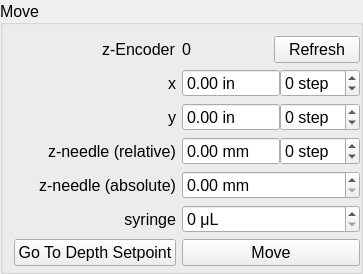
         <widget class="QGroupBox" name="groupMove">
          <property name="enabled">
           <bool>true</bool>
          </property>
          <property name="sizePolicy">
           <sizepolicy hsizetype="Preferred" vsizetype="Preferred">
            <horstretch>0</horstretch>
            <verstretch>0</verstretch>
           </sizepolicy>
          </property>
          <property name="font">
           <font>
            <family>Arial</family>
            <pointsize>12</pointsize>
           </font>
          </property>
          <property name="title">
           <string>Move</string>
          </property>
          <property name="alignment">
           <set>Qt::AlignLeading|Qt::AlignLeft|Qt::AlignVCenter</set>
          </property>
          <property name="flat">
           <bool>false</bool>
          </property>
          <property name="checkable">
           <bool>false</bool>
          </property>
          <layout class="QFormLayout" name="formLayout">
           <property name="labelAlignment">
            <set>Qt::AlignRight|Qt::AlignTrailing|Qt::AlignVCenter</set>
           </property>
           <property name="rightMargin">
            <number>0</number>
           </property>
           <property name="bottomMargin">
            <number>5</number>
           </property>
           <item row="0" column="0">
            <widget class="QLabel" name="labelEncoderStatic">
             <property name="text">
              <string>z-Encoder</string>
             </property>
            </widget>
           </item>
           <item row="0" column="1">
            <layout class="QHBoxLayout" name="horizontalLayout_6">
             <item>
              <widget class="QLabel" name="labelEncoder">
               <property name="frameShape">
                <enum>QFrame::NoFrame</enum>
               </property>
               <property name="frameShadow">
                <enum>QFrame::Raised</enum>
               </property>
               <property name="lineWidth">
                <number>0</number>
               </property>
               <property name="text">
                <string>0</string>
               </property>
              </widget>
             </item>
             <item>
              <widget class="QPushButton" name="buttonRefreshEncoder">
               <property name="text">
                <string>Refresh</string>
               </property>
              </widget>
             </item>
            </layout>
           </item>
           <item row="1" column="0">
            <widget class="QLabel" name="labelX">
             <property name="font">
              <font>
               <family>Arial</family>
               <pointsize>12</pointsize>
              </font>
             </property>
             <property name="toolTip">
              <string>&lt;html&gt;&lt;head/&gt;&lt;body&gt;&lt;p&gt;1 step = .00719 mm. &lt;/p&gt;&lt;p&gt;Command sent with steps and is relative to current position&lt;/p&gt;&lt;/body&gt;&lt;/html&gt;</string>
             </property>
             <property name="text">
              <string>x</string>
             </property>
            </widget>
           </item>
           <item row="1" column="1">
            <layout class="QHBoxLayout" name="horizontalLayout_10">
             <property name="spacing">
              <number>0</number>
             </property>
             <item>
              <widget class="QtcSpinBox" name="spinboxXin">
               <property name="minimumSize">
                <size>
                 <width>0</width>
                 <height>0</height>
                </size>
               </property>
               <property name="toolTip">
                <string>Scroll to change or type to enter a precise value
↵ activates the move command
ALT+↵ sends the move command but in the opposite direction</string>
               </property>
               <property name="buttonSymbols">
                <enum>QAbstractSpinBox::NoButtons</enum>
               </property>
               <property name="suffix">
                <string> in</string>
               </property>
               <property name="minimum">
                <double>-10.640000000000001</double>
               </property>
               <property name="maximum">
                <double>10.640000000000001</double>
               </property>
               <property name="singleStep">
                <double>0.007190000000000</double>
               </property>
               <property name="value">
                <double>0.000000000000000</double>
               </property>
              </widget>
             </item>
             <item>
              <widget class="QtcIntSpinBox" name="spinboxX">
               <property name="sizePolicy">
                <sizepolicy hsizetype="Fixed" vsizetype="Fixed">
                 <horstretch>0</horstretch>
                 <verstretch>0</verstretch>
                </sizepolicy>
               </property>
               <property name="minimumSize">
                <size>
                 <width>80</width>
                 <height>0</height>
                </size>
               </property>
               <property name="maximumSize">
                <size>
                 <width>65</width>
                 <height>16777215</height>
                </size>
               </property>
               <property name="toolTip">
                <string>Scroll to change or type to enter a precise value
↵ activates the move command
ALT+↵ sends the move command but in the opposite direction</string>
               </property>
               <property name="layoutDirection">
                <enum>Qt::LeftToRight</enum>
               </property>
               <property name="buttonSymbols">
                <enum>QAbstractSpinBox::UpDownArrows</enum>
               </property>
               <property name="suffix">
                <string> step</string>
               </property>
               <property name="minimum">
                <number>-1480</number>
               </property>
               <property name="maximum">
                <number>1480</number>
               </property>
              </widget>
             </item>
            </layout>
           </item>
           <item row="2" column="0">
            <widget class="QLabel" name="labelY">
             <property name="font">
              <font>
               <family>Arial</family>
               <pointsize>12</pointsize>
              </font>
             </property>
             <property name="toolTip">
              <string>&lt;html&gt;&lt;head/&gt;&lt;body&gt;&lt;p&gt;1 step = .00719 mm. &lt;/p&gt;&lt;p&gt;Command sent with steps and is relative to current position&lt;/p&gt;&lt;/body&gt;&lt;/html&gt;</string>
             </property>
             <property name="text">
              <string>y</string>
             </property>
            </widget>
           </item>
           <item row="2" column="1">
            <layout class="QHBoxLayout" name="horizontalLayout_Y">
             <property name="spacing">
              <number>0</number>
             </property>
             <item>
              <widget class="QtcSpinBox" name="spinboxYin">
               <property name="minimumSize">
                <size>
                 <width>0</width>
                 <height>0</height>
                </size>
               </property>
               <property name="toolTip">
                <string>Scroll to change or type to enter a precise value
↵ activates the move command
ALT+↵ sends the move command but in the opposite direction</string>
               </property>
               <property name="statusTip">
                <string/>
               </property>
               <property name="buttonSymbols">
                <enum>QAbstractSpinBox::NoButtons</enum>
               </property>
               <property name="suffix">
                <string> in</string>
               </property>
               <property name="decimals">
                <number>2</number>
               </property>
               <property name="minimum">
                <double>-14.020000000000000</double>
               </property>
               <property name="maximum">
                <double>14.020000000000000</double>
               </property>
               <property name="singleStep">
                <double>0.007190000000000</double>
               </property>
              </widget>
             </item>
             <item>
              <widget class="QtcIntSpinBox" name="spinboxY">
               <property name="sizePolicy">
                <sizepolicy hsizetype="Fixed" vsizetype="Fixed">
                 <horstretch>0</horstretch>
                 <verstretch>0</verstretch>
                </sizepolicy>
               </property>
               <property name="minimumSize">
                <size>
                 <width>80</width>
                 <height>0</height>
                </size>
               </property>
               <property name="maximumSize">
                <size>
                 <width>65</width>
                 <height>16777215</height>
                </size>
               </property>
               <property name="toolTip">
                <string>Scroll to change or type to enter a precise value
↵ activates the move command
ALT+↵ sends the move command but in the opposite direction</string>
               </property>
               <property name="buttonSymbols">
                <enum>QAbstractSpinBox::UpDownArrows</enum>
               </property>
               <property name="suffix">
                <string> step</string>
               </property>
               <property name="minimum">
                <number>-1950</number>
               </property>
               <property name="maximum">
                <number>1950</number>
               </property>
              </widget>
             </item>
            </layout>
           </item>
           <item row="3" column="0">
            <widget class="QLabel" name="labelZ">
             <property name="font">
              <font>
               <family>Arial</family>
               <pointsize>12</pointsize>
              </font>
             </property>
             <property name="toolTip">
              <string>1 step = .05 mm.&lt;br/&gt; Command sent with steps and is relative to current position&lt;br/&gt;Positive values move the needle down</string>
             </property>
             <property name="text">
              <string>z-needle (relative)</string>
             </property>
            </widget>
           </item>
           <item row="3" column="1">
            <layout class="QHBoxLayout" name="horizontalLayout_Z">
             <property name="spacing">
              <number>0</number>
             </property>
             <item>
              <widget class="QtcSpinBox" name="spinboxZmm">
               <property name="toolTip">
                <string>Scroll to change or type to enter a precise value
↵ activates the move command
ALT+↵ sends the move command but in the opposite direction</string>
               </property>
               <property name="buttonSymbols">
                <enum>QAbstractSpinBox::NoButtons</enum>
               </property>
               <property name="prefix">
                <string/>
               </property>
               <property name="suffix">
                <string> mm</string>
               </property>
               <property name="decimals">
                <number>2</number>
               </property>
               <property name="minimum">
                <double>-175.000000000000000</double>
               </property>
               <property name="maximum">
                <double>175.000000000000000</double>
               </property>
               <property name="singleStep">
                <double>0.050000000000000</double>
               </property>
              </widget>
             </item>
             <item>
              <widget class="QtcIntSpinBox" name="spinboxZ">
               <property name="sizePolicy">
                <sizepolicy hsizetype="Maximum" vsizetype="Fixed">
                 <horstretch>0</horstretch>
                 <verstretch>0</verstretch>
                </sizepolicy>
               </property>
               <property name="minimumSize">
                <size>
                 <width>80</width>
                 <height>0</height>
                </size>
               </property>
               <property name="maximumSize">
                <size>
                 <width>65</width>
                 <height>16777215</height>
                </size>
               </property>
               <property name="toolTip">
                <string>Scroll to change or type to enter a precise value
↵ activates the move command
ALT+↵ sends the move command but in the opposite direction</string>
               </property>
               <property name="frame">
                <bool>true</bool>
               </property>
               <property name="buttonSymbols">
                <enum>QAbstractSpinBox::UpDownArrows</enum>
               </property>
               <property name="suffix">
                <string> step</string>
               </property>
               <property name="minimum">
                <number>-3500</number>
               </property>
               <property name="maximum">
                <number>3500</number>
               </property>
              </widget>
             </item>
            </layout>
           </item>
           <item row="4" column="0">
            <widget class="QLabel" name="labelNeedle">
             <property name="sizePolicy">
              <sizepolicy hsizetype="Minimum" vsizetype="Preferred">
               <horstretch>0</horstretch>
               <verstretch>0</verstretch>
              </sizepolicy>
             </property>
             <property name="minimumSize">
              <size>
               <width>158</width>
               <height>0</height>
              </size>
             </property>
             <property name="font">
              <font>
               <family>Arial</family>
               <pointsize>12</pointsize>
              </font>
             </property>
             <property name="toolTip">
              <string>Command is sent in mm units and is an absolute position</string>
             </property>
             <property name="lineWidth">
              <number>1</number>
             </property>
             <property name="text">
              <string>z-needle (absolute)</string>
             </property>
             <property name="alignment">
              <set>Qt::AlignRight|Qt::AlignTrailing|Qt::AlignVCenter</set>
             </property>
             <property name="margin">
              <number>0</number>
             </property>
             <property name="indent">
              <number>0</number>
             </property>
            </widget>
           </item>
           <item row="4" column="1">
            <widget class="QtcSpinBox" name="spinboxNeedle">
             <property name="toolTip">
              <string>Scroll to change or type to enter a precise value</string>
             </property>
             <property name="suffix">
              <string> mm</string>
             </property>
             <property name="maximum">
              <double>50.000000000000000</double>
             </property>
            </widget>
           </item>
           <item row="5" column="0">
            <widget class="QLabel" name="labelSyringe">
             <property name="font">
              <font>
               <family>Arial</family>
               <pointsize>12</pointsize>
              </font>
             </property>
             <property name="text">
              <string>syringe</string>
             </property>
             <property name="alignment">
              <set>Qt::AlignRight|Qt::AlignTrailing|Qt::AlignVCenter</set>
             </property>
             <property name="indent">
              <number>0</number>
             </property>
            </widget>
           </item>
           <item row="5" column="1">
            <widget class="QtcIntSpinBox" name="spinboxSyringe">
             <property name="toolTip">
              <string>Scroll to change or type to enter a precise value</string>
             </property>
             <property name="suffix">
              <string> μL</string>
             </property>
            </widget>
           </item>
           <item row="6" column="0">
            <widget class="QPushButton" name="buttonGoToDepthSetpoint">
             <property name="toolTip">
              <string>Grabs the injector port depth from memory and goes there</string>
             </property>
             <property name="text">
              <string>Go To Depth Setpoint</string>
             </property>
            </widget>
           </item>
           <item row="6" column="1">
            <widget class="QPushButton" name="buttonMove">
             <property name="sizePolicy">
              <sizepolicy hsizetype="Minimum" vsizetype="Fixed">
               <horstretch>0</horstretch>
               <verstretch>0</verstretch>
              </sizepolicy>
             </property>
             <property name="minimumSize">
              <size>
               <width>115</width>
               <height>0</height>
              </size>
             </property>
             <property name="toolTip">
              <string>Send the command to move the active element of the form above by the indicated amount</string>
             </property>
             <property name="text">
              <string>Move</string>
             </property>
             <property name="checkable">
              <bool>false</bool>
             </property>
             <property name="autoDefault">
              <bool>false</bool>
             </property>
             <property name="default">
              <bool>false</bool>
             </property>
             <property name="flat">
              <bool>false</bool>
             </property>
            </widget>
           </item>
          </layout>
         </widget>
